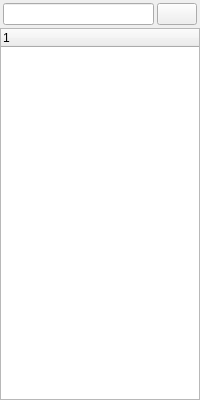
<?xml version="1.0" encoding="UTF-8"?>
<ui version="4.0">
 <class>frmDeviceTree</class>
 <widget class="QWidget" name="frmDeviceTree">
  <property name="geometry">
   <rect>
    <x>0</x>
    <y>0</y>
    <width>200</width>
    <height>400</height>
   </rect>
  </property>
  <property name="windowTitle">
   <string>Form</string>
  </property>
  <layout class="QVBoxLayout" name="verticalLayout">
   <property name="spacing">
    <number>0</number>
   </property>
   <property name="leftMargin">
    <number>0</number>
   </property>
   <property name="topMargin">
    <number>0</number>
   </property>
   <property name="rightMargin">
    <number>0</number>
   </property>
   <property name="bottomMargin">
    <number>0</number>
   </property>
   <item>
    <widget class="QWidget" name="widget" native="true">
     <layout class="QHBoxLayout" name="horizontalLayout">
      <property name="spacing">
       <number>3</number>
      </property>
      <property name="leftMargin">
       <number>3</number>
      </property>
      <property name="topMargin">
       <number>3</number>
      </property>
      <property name="rightMargin">
       <number>3</number>
      </property>
      <property name="bottomMargin">
       <number>3</number>
      </property>
      <item>
       <widget class="QLineEdit" name="txtSearch">
        <property name="sizePolicy">
         <sizepolicy hsizetype="Expanding" vsizetype="Ignored">
          <horstretch>0</horstretch>
          <verstretch>0</verstretch>
         </sizepolicy>
        </property>
       </widget>
      </item>
      <item>
       <widget class="QPushButton" name="btnSearch">
        <property name="sizePolicy">
         <sizepolicy hsizetype="Fixed" vsizetype="Fixed">
          <horstretch>0</horstretch>
          <verstretch>0</verstretch>
         </sizepolicy>
        </property>
        <property name="minimumSize">
         <size>
          <width>30</width>
          <height>0</height>
         </size>
        </property>
        <property name="text">
         <string/>
        </property>
       </widget>
      </item>
     </layout>
    </widget>
   </item>
   <item>
    <widget class="QTreeWidget" name="treeWidget">
     <property name="focusPolicy">
      <enum>Qt::NoFocus</enum>
     </property>
     <column>
      <property name="text">
       <string notr="true">1</string>
      </property>
     </column>
    </widget>
   </item>
  </layout>
 </widget>
 <tabstops>
  <tabstop>btnSearch</tabstop>
  <tabstop>txtSearch</tabstop>
 </tabstops>
 <resources/>
 <connections/>
</ui>
